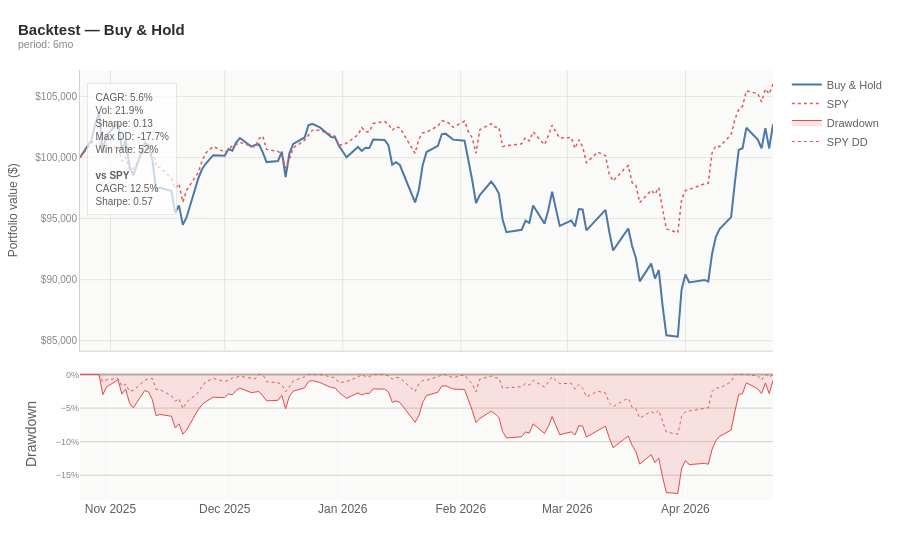

The notebook cell saved with this chart:
### Code cell
plots.backtest(result).show()
